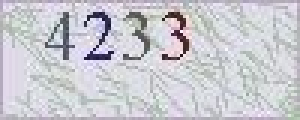
#> input picture project/verify_code/codeImg/verifyCodeF0.jpg, 100 x 40 px (shown 3 times larger); its folder holds 5 pictures in this run
$ python main.py   (Python 2 division)
#> lines starting #> are read from the running program, lines starting #| are printed output that depends on the picture; after the words box and inside, x2 and y2 are one past the last pixel; in counts of white or black regions, pixels touching at a corner belong together
#!/usr/bin/python
# -*- coding:utf-8 -*-
import numpy
from PIL import Image
from numpy import *
import os
import os.path

class VerifyCode:
    infected_pixels_list = []  # 这个专门用来存放每一次感染的点的List
    character_list = []  # 用于存放切割出来的字符
    trainingSetList = []
    img = [[]]
    def __init__(self,basePath,critical):
        self.basePath =basePath
        self.critical = critical  # 临界值
        basePath = basePath[:-4]

    def saveImg(self, path):
        Image.fromarray(self.img).save(path)

    # 感染算法
    def start_infectiomn(self,path):
        # 使用PIL打开一个图片转换成L模式，即灰阶模式，并转换成array对象
#> called with path = 'codeImg/verifyCodeF0.jpg'
        self.img = array(Image.open(path).convert('L').point(lambda x: 255 if x > self.critical else 0))
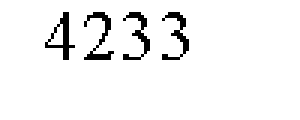
#> self.img: shape (40, 100) (shown 3 times larger); 95.1% white; black in thin lines or dots, all inside (x1, y1, x2, y2) = (15, 4, 63, 20)
        infection_point = len(self.img) / 4  # 感染点甚至为图片垂直方向正中间
#> infection_point = 10
        for i in range(len(self.img[infection_point])):  # 感染点甚至为图片垂直方向正中间
            if self.img[infection_point, i] == 0:  # 发现黑色像素
                self.infected_pixels_list = []
                self.virus_infection( infection_point, i)  # 调用病毒感染递归方法
                min_x = 999
                min_y = 999
                for i in self.infected_pixels_list:
                    if i[0] < min_x:
                        min_x = i[0]
                    if i[1] < min_y:
                        min_y = i[1]
                    revise_infected_pixels_list = []
                for i in self.infected_pixels_list:
                    revise = [0,0]
                    revise[0] = i[0] - min_x + 1
                    revise[1] = i[1] - min_y + 1
                    revise_infected_pixels_list.append(revise)
                newImg = array(Image.new('L', (12, 18)).point(lambda x: 255))
                for i in revise_infected_pixels_list:
                    newImg[i[0], i[1]] = 0
                self.character_list.append(newImg)  # 把整个字符的所有点存在list中
#> this loop made 100 passes
        return self.character_list

    # 感染算法
    def virus_infection(self,row, col):  # 病毒感染：用递归方法来遍历当前像素点相邻的8个点
        img = self.img
        if row < len(img) and col < len(img[0]) and img[row][col] < self.critical:
            self.infected_pixels_list.append((row, col))
            img[row][col] = 255;
            self.virus_infection( row - 1, col - 1)
            self.virus_infection( row - 1, col + 1)
            self.virus_infection( row - 1, col)
            self.virus_infection( row, col - 1)
            self.virus_infection( row, col + 1)
            self.virus_infection( row + 1, col - 1)
            self.virus_infection( row + 1, col + 1)
            self.virus_infection( row + 1, col)

    #打印分割成标准化的图片
    def print_normalized(self):
        index = 0
        for item in self.character_list:
            newImg = array(Image.new( 'L',(12,18)).point(lambda x:255))
            for i in item:
                newImg[i[0],i[1]] = 0
            Image.fromarray(newImg).save(self.basePath+'2_'+str(index)+'.jpg')
            index = index + 1

    #KNN（K-Nearest Neighbor，“K最近邻”
    def learnKNN(self,sign):
        for parent, dirnames, filenames in os.walk(self.basePath):
            for filename in filenames:
                if sign !=filename[0]:
                    break
                fileFullPath = os.path.join(parent,filename)
                img = array(Image.open(fileFullPath).convert('L').point(lambda x: 255 if x > self.critical else 0))
                self.trainingSetList.append([filename,img])

    #和拆分的图片计算欧式距离  对比距离返回结果
    def predict(self,img):
        distanceList = []
        #img = array(Image.open(file).convert('L').point(lambda x:255 if x>100 else 0))
        for i in self.trainingSetList:  #遍历样本数据，和需要识别的图片算距离
            trainingFileName = i[0]
            trainingImg = i[1]
            distance = self.getDistance(img,trainingImg)             #调用计算距离的方法，得到两张图片的欧氏距离
            distanceList.append([trainingFileName,distance])         #把样本名和距离存到一个新的集合里
        distanceList.sort(lambda x,y:cmp(x[1],y[1]))            #对集合按照距离进行排序
        return distanceList[0][0]


    def getDistance(self ,sourceImg,trainingImg):
        distance = 0
        for i in range(len(trainingImg)):
            for j in range(len(trainingImg[0])):
                distance +=((int(sourceImg[i][j]) - int(trainingImg[i][j]))**2)     #numpy.linalg.norm(vec1-vec2)
        return distance
        # return numpy.linalg.norm(sourceImg - trainingImg)


if __name__ == '__main__':
    # 归一化数据
    # for parent, dirnames, filenames in os.walk('codeImg'):  # 三个参数：分别返回1.父目录 2.所有文件夹名字（不含路径） 3.所有文件名字
    #     for fileName in filenames:  # 输出文件夹信息
    #         basePath = parent + '/' + fileName
    #         verify = VerifyCode(basePath, 138)  # 去噪
    #         Image.fromarray(verify.img).save(basePath[:-4] + '1.jpg')  # 保存去噪的图像
    #         verify.start_infectiomn()  # 感染分割法
    #         verify.print_normalized()  # 保存分割后的图像  手动打标
    verify = VerifyCode('codeImg',138)  # 去噪
    verify.learnKNN('L')
    charList = verify.start_infectiomn('codeImg/verifyCodeF0.jpg')
#> charList = 4 items
    for charArray in charList :
#> (the run stopped early here; a loop or call above may not have finished)
